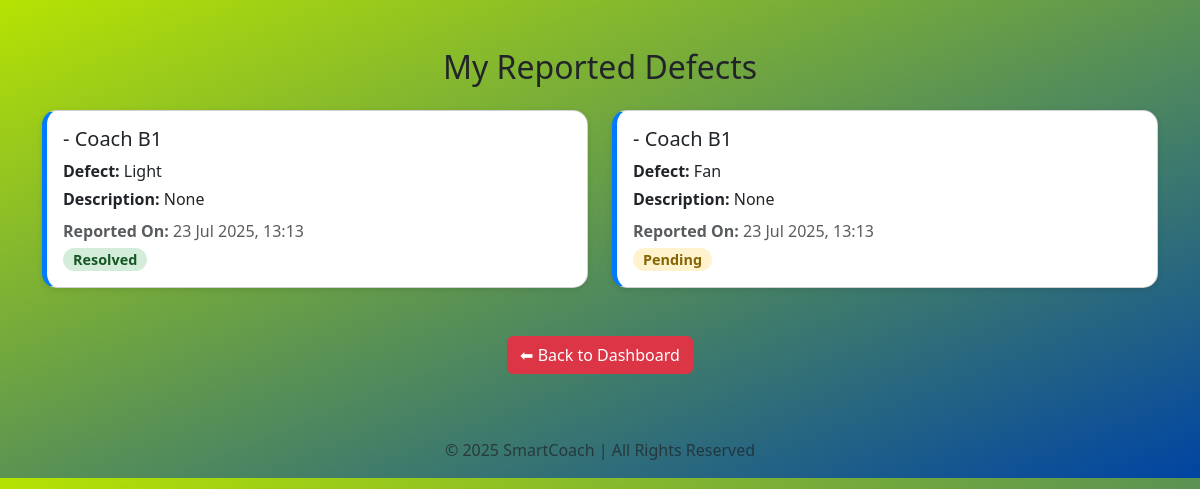
Screenshot of /my-defects/ (signed in) with the database file from the repository.
### core/models.py (models this page shows, shortened)
class Defect(models.Model):
    DEFECT_CHOICES = [
        ('Light', 'Light Not Working'),
        ('Fan', 'Fan Not Working'),
        ('Window', 'Broken Window'),
        ('Seat', 'Seat Damaged'),
        ('Other', 'Other'),
    ]
    coach = models.ForeignKey(Coach, on_delete=models.CASCADE)
    defect_type = models.CharField(max_length=100, choices=DEFECT_CHOICES)
    custom_defect_text = models.TextField(blank=True, null=True)
    title = models.CharField(max_length=200, blank=True, null=True)
    description = models.TextField(blank=True, null=True)
    image = models.ImageField(upload_to='defect_images/', blank=True, null=True)
    reported_by = models.ForeignKey(User, on_delete=models.CASCADE)
    date_reported = models.DateTimeField(auto_now_add=True)
    status = models.CharField(default='Pending', max_length=100)

class Coach(models.Model):
    COACH_TYPES = [
        ('SL', 'Sleeper'),
        ('3A', 'AC 3-Tier'),
        ('2A', 'AC 2-Tier'),
        ('1A', 'AC First Class'),
        ('GEN', 'General'),
        ('CC', 'Chair Car'),
        ('EC', 'Executive Chair Car'),
    ]
    coach_number = models.CharField(max_length=10)
    coach_type = models.CharField(max_length=10, choices=COACH_TYPES, default='SL')
    train = models.ForeignKey(Train, on_delete=models.CASCADE, related_name='coaches')

### core/views.py (the view)
# urls.py: path('my-defects/', views.my_defects, name='my_defects'),
@login_required
def my_defects(request):
    defects = Defect.objects.filter(reported_by=request.user).order_by('-date_reported')
    return render(request, 'core/my_defects.html', {'defects': defects})

### core/templates/core/my_defects.html (shortened to what this page needs)
{% load static %}
<!DOCTYPE html>
<html lang="en">
<head>
  <link href="https://cdn.jsdelivr.net/npm/bootstrap@5.3.0/dist/css/bootstrap.min.css" rel="stylesheet">
</head>
<body>
  <div class="container py-5">
    <h2 class="mb-4 text-center">My Reported Defects</h2>
    {% if defects %}
      <div class="row">
        {% for defect in defects %}
          <div class="col-md-6 mb-4">
            <div class="card card-custom">
              <div class="card-body">
                <h5 class="card-title">{{ defect.train.train_number }} - Coach {{ defect.coach.coach_number }}</h5>
                <p class="mb-1"><strong>Defect:</strong> {{ defect.defect_type }}</p>
                <p class="mb-2"><strong>Description:</strong> {{ defect.description }}</p>
                <p class="mb-1 text-muted"><strong>Reported On:</strong> {{ defect.date_reported|date:"d M Y, H:i" }}</p>
                <span class="status-pill {% if defect.status == 'Pending' %}status-pending{% else %}status-resolved{% endif %}">
                  {{ defect.status }}
                </span>
              </div>
            </div>
          </div>
        {% endfor %}
      </div>
    {% else %}
      <div class="alert alert-info text-center">
        No defects submitted yet.
      </div>
    {% endif %}
    <div class="text-center mt-4">
      <a href="{% url 'passenger_dashboard' %}" class="btn btn-danger">⬅ Back to Dashboard</a>
    </div>
  </div>
  <footer class="text-center text-muted py-3">
    &copy; 2025 SmartCoach | All Rights Reserved
  </footer>
</body>
</html>

### core/templates/core/my_defects.html (style rules this page uses)
body { background: linear-gradient(to bottom right, #b6e302ff, #0044a3ff); font-family: 'Segoe UI', sans-serif; }
.card-custom { border-left: 5px solid #007bff; box-shadow: 0 2px 6px rgba(0,0,0,0.1); border-radius: 15px; }
.status-pill { padding: 2px 10px; border-radius: 50px; font-size: 0.9rem; font-weight: 600; }
.status-pending { background-color: #fff3cd; color: #856404; }
.status-resolved { background-color: #d4edda; color: #155724; }

### rows the page displays
Defect: coach.coach_number "B1", defect_type "Light", description "None", date_reported "23 Jul 2025, 13:13", status "Resolved"
Defect: coach.coach_number "B1", defect_type "Fan", description "None", date_reported "23 Jul 2025, 13:13", status "Pending"
